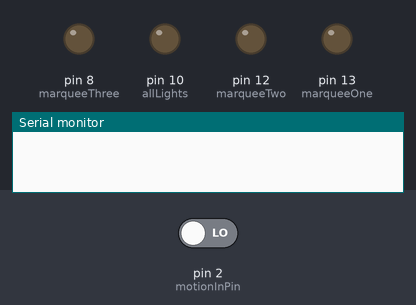
The sketch below on a simulated Arduino Uno, built with avr-gcc and run on an emulated ATmega328P. On the bench: output pins drawn as LEDs (lit = HIGH), the last lines printed to the serial monitor. Dashed ring = blinking. The test bench sets the inputs (shaded band); at power-on: pin 2 (motionInPin) LOW.

Above: at 1.2 s.
1.3 s: pin 2 (motionInPin) driven HIGH
At 1.37 s:
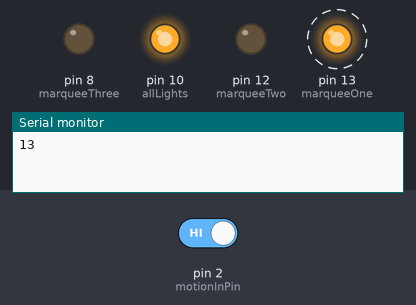
At 1.97 s:
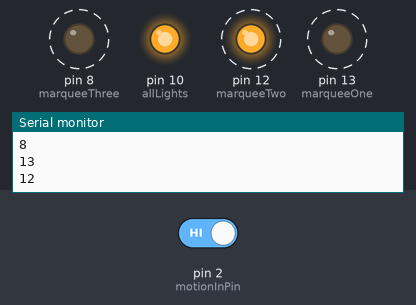
Timing chart, 0 to 10.3 s (numbered marks = the images above; inputs shaded):
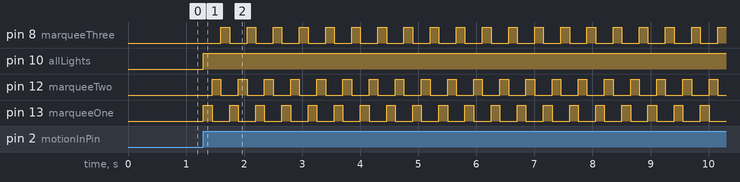

The sketch:

theater_lights.ino
```cpp
/*
Theater Lights by motion sensor

Turn on theater lights for n seconds after input from motion sensor

WIP
1. write blink function
2. test blink function

*/

//Timer
unsigned long curTime;
unsigned long startTime;
unsigned long endTime;

// Motion Sensor
int const motionInPin = 2;
int motionInPinValue = 0;
int const allLights = 10;

// Marquee
int const marqueeOne = 13;
int const marqueeTwo = 12;
int const marqueeThree = 8;

void setup() {
  pinMode(motionInPin, INPUT);
  pinMode(allLights, OUTPUT);
  pinMode(marqueeOne, OUTPUT);
  pinMode(marqueeTwo, OUTPUT);
  pinMode(marqueeThree, OUTPUT);
  pinMode(LED_BUILTIN, OUTPUT);

  digitalWrite(allLights, LOW);
  digitalWrite(marqueeOne, LOW);
  digitalWrite(marqueeTwo, LOW);
  digitalWrite(marqueeThree, LOW);
  digitalWrite(LED_BUILTIN, LOW);
  Serial.begin(9600);
}

void loop() {

  // Detect Motion
  motionInPinValue = digitalRead(motionInPin);
  if (motionInPinValue > 0) {
    int counter = 0;
    while (counter < 30) {
      counter++;
      runLights();
    }
  }
  digitalWrite(allLights, LOW);
}

void blink(int ipin) {
  Serial.println(ipin);
  digitalWrite(ipin, HIGH);
  delay(150);
  digitalWrite(ipin, LOW);
}

void runLights() {
    digitalWrite(allLights, HIGH);
    blink(marqueeOne);
    blink(marqueeTwo);
    blink(marqueeThree);

}
```

Measured:
- after the input at 1.3 s, pin 8 (marqueeThree): alternates HIGH for 0.15 s and LOW for 0.30 s, starting after 0.30 s; pin 10 (allLights): LOW → HIGH at once; pin 12 (marqueeTwo): alternates HIGH for 0.15 s and LOW for 0.30 s, starting after 0.15 s; pin 13 (marqueeOne): alternates HIGH for 0.15 s and LOW for 0.30 s, starting at once
